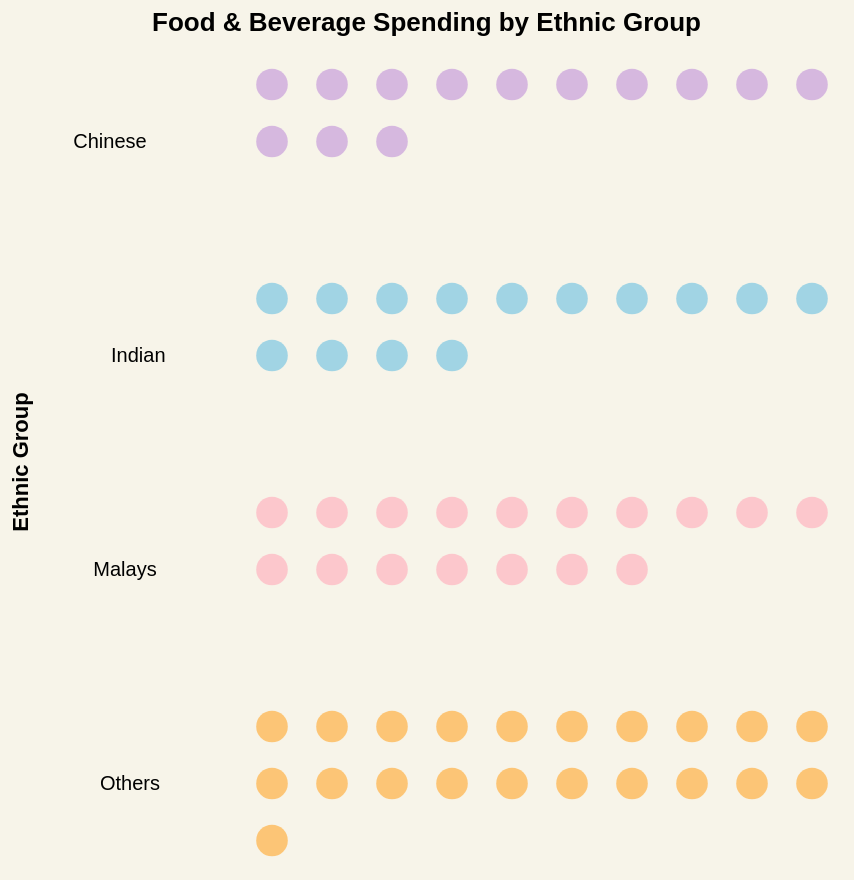

The specification (Vega-Lite) saved for this image:
### Vega-Lite specification from a JSON file in a GitHub repository (floating-point values rounded to 4 significant figures)
{"$schema": "https://vega.github.io/schema/vega-lite/v5.json", "background": "#f7f4e9", "title": {"text": "Food & Beverage Spending by Ethnic Group", "anchor": "middle", "dy": -5}, "width": 300, "height": 85.5, "data": {"values": [{"ethnic_group": "Malays", "percentage": 18.9}, {"ethnic_group": "Chinese", "percentage": 14.3}, {"ethnic_group": "Indian", "percentage": 15.8}, {"ethnic_group": "Others", "percentage": 22.1}]}, "params": [{"name": "EthnicGroupSelect", "value": "All", "bind": {"input": "select", "options": ["All", "Malays", "Chinese", "Indian", "Others"], "name": "Select Ethnic Group: "}}], "transform": [{"filter": "EthnicGroupSelect == 'All' || datum.ethnic_group == EthnicGroupSelect"}, {"calculate": "floor(datum.percentage)", "as": "dot_count"}, {"calculate": "sequence(1, datum.dot_count)", "as": "dot_id"}, {"flatten": ["dot_id"]}, {"calculate": "((datum.dot_id - 1) % 10) + 1", "as": "column"}, {"calculate": "floor((datum.dot_id - 1) / 10) + 1", "as": "row"}], "mark": "circle", "encoding": {"x": {"field": "column", "type": "ordinal", "axis": null, "scale": {"domain": [1, 2, 3, 4, 5, 6, 7, 8, 9, 10]}}, "y": {"field": "row", "type": "ordinal", "axis": null}, "row": {"field": "ethnic_group", "type": "nominal", "title": "Ethnic Group", "header": {"labelAngle": 0, "labelAlign": "right"}}, "color": {"field": "ethnic_group", "type": "nominal", "scale": {"range": ["#C9A0DC", "#7EC8E3", "#FFB6C1", "#FFB347"]}, "legend": null}, "size": {"value": 250}, "tooltip": [{"field": "ethnic_group", "type": "nominal", "title": "Ethnic Group"}, {"field": "percentage", "type": "quantitative", "title": "Food & Beverage %", "format": ".1f"}]}, "config": {"view": {"stroke": "transparent"}, "axis": {"grid": false}}}
